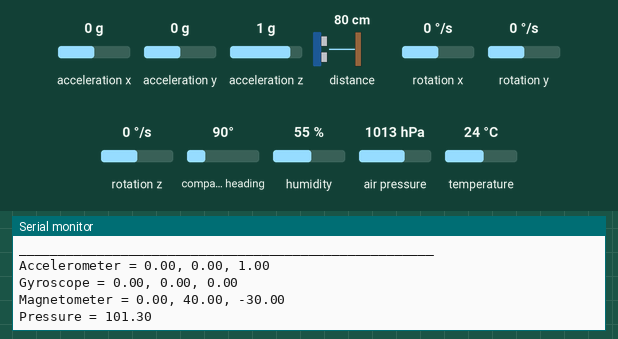
The sketch below on a simulated Arduino Nano 33 BLE. Parts: the last lines printed to the serial monitor. Inputs (shaded band) come from the test bench; at power-on: acceleration x 0 g, acceleration y 0 g, acceleration z 1 g, distance to the obstacle 80 cm, rotation x 0 °/s, rotation y 0 °/s, rotation z 0 °/s, compass heading 90°, humidity 55 %, air pressure 1013 hPa, temperature 24 °C.

Above: at 3.2 s.
3.3 s: acceleration x set to -1.4 g
At 4.3 s:
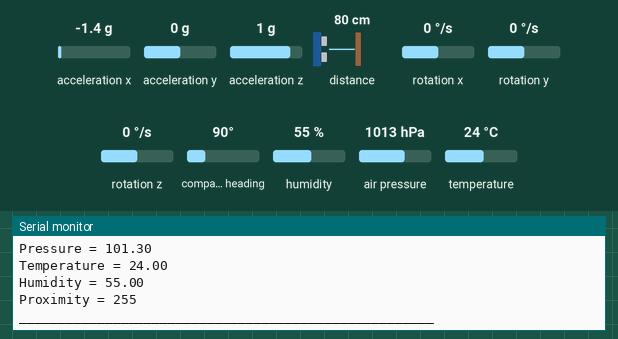
6.5 s: acceleration y set to -1.4 g
At 7.4 s:
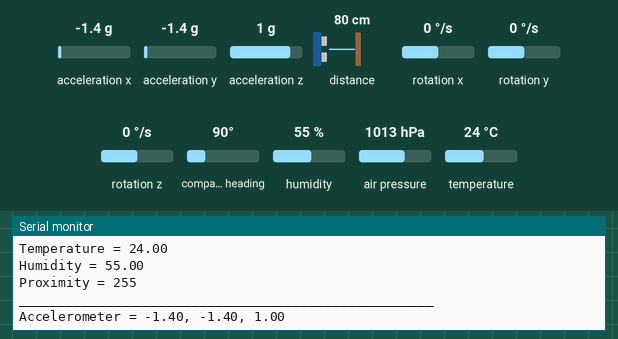
9.7 s: acceleration z set to -1.4 g
At 10.01 s:
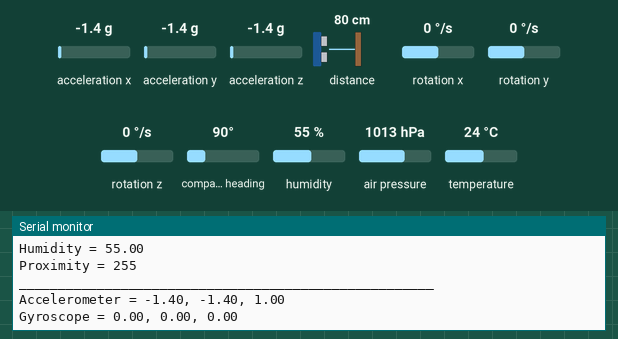
12.9 s: distance to the obstacle set to 2 cm
At 13.03 s:
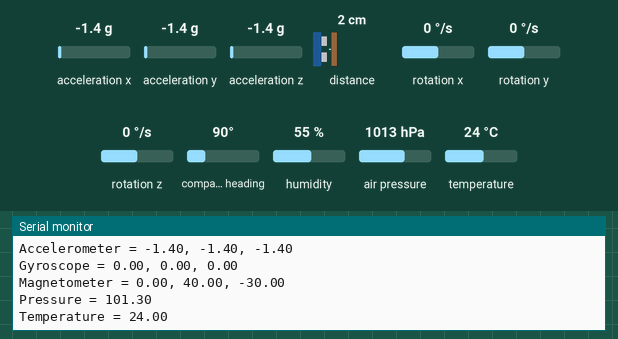
16.1 s: rotation x set to -192 °/s
At 17.45 s:
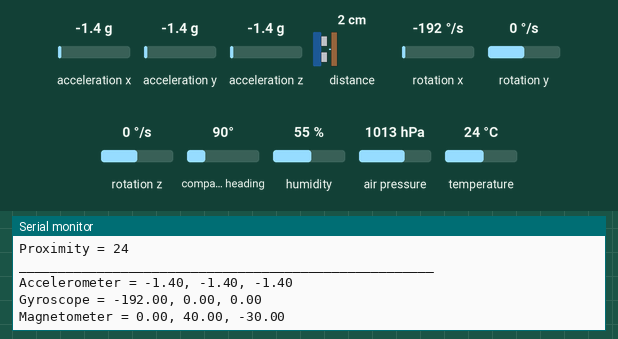

Measured:
- after the input at 6.5 s, the serial monitor: prints a new line after 0.74 s (image 2)
- after the input at 16.1 s, the serial monitor: prints a new line after 1.0 s (image 5)

The sketch:

sketch_apr01a.ino
```cpp
#include <Arduino_LSM9DS1.h> //IMU library
#include <Arduino_HTS221.h> //Temperature and Humidity library
#include <Arduino_APDS9960.h> //library for colour, proximity and gesture recognition sensors
#include <Arduino_LPS22HB.h> // for pressure


// error in sensor initialization function
void setup(){
  Serial.begin(9600); //Serial monitor display

  if (!IMU.begin()) //Initialize IMU sensor
  { Serial.println("Failed to initialize IMU!"); while (1);}

  if (!BARO.begin()) //Initialize Pressure sensor
  { Serial.println("Failed to initialize Pressure Sensor!"); while (1);}

  if (!HTS.begin()) //Initialize Temperature and Humidity sensor
  { Serial.println("Failed to initialize Temperature and Humidity Sensor!"); while (1);}

  if (!APDS.begin()) //Initialize Colour, Proximity and Gesture sensor
  { Serial.println("Failed to initialize Colour, Proximity and Gesture Sensor!"); while (1);}
 }

//declaration and initialization
float accel_x, accel_y, accel_z;
float gyro_x, gyro_y, gyro_z;
float mag_x, mag_y, mag_z;
float Pressure;
float Temperature, Humidity;
int Proximity;

//Read data from sensors
void loop()
{
  //Accelerometer
  if (IMU.accelerationAvailable()) {
    IMU.readAcceleration(accel_x, accel_y, accel_z);
    Serial.print("Accelerometer = ");Serial.print(accel_x); Serial.print(", ");Serial.print(accel_y);Serial.print(", ");Serial.println(accel_z);
  }
delay (200);

  //Gyroscope
  if (IMU.gyroscopeAvailable()) {
    IMU.readGyroscope(gyro_x, gyro_y, gyro_z);
    Serial.print("Gyroscope = ");Serial.print(gyro_x); Serial.print(", ");Serial.print(gyro_y);Serial.print(", ");Serial.println(gyro_z);
  }
delay (200);

  //Magnetometer
  if (IMU.magneticFieldAvailable()) {
    IMU.readMagneticField(mag_x, mag_y, mag_z);
    Serial.print("Magnetometer = ");Serial.print(mag_x); Serial.print(", ");Serial.print(mag_y);Serial.print(", ");Serial.println(mag_z);
  }
delay (200);

  //Pressure
  Pressure = BARO.readPressure();
  Serial.print("Pressure = ");Serial.println(Pressure);
  delay (200);

  //Temperature
  Temperature = HTS.readTemperature();
  Serial.print("Temperature = ");Serial.println(Temperature);
  delay (200);

  //Humidity
  Humidity = HTS.readHumidity();
  Serial.print("Humidity = ");Serial.println(Humidity);
  delay (200);

  //Proximity
  if (APDS.proximityAvailable()) {
    Proximity = APDS.readProximity();
    Serial.print("Proximity = ");Serial.println(Proximity);
    }
  delay (200);

  Serial.println("_____________________________________________________");
  delay(1000);
}
```
